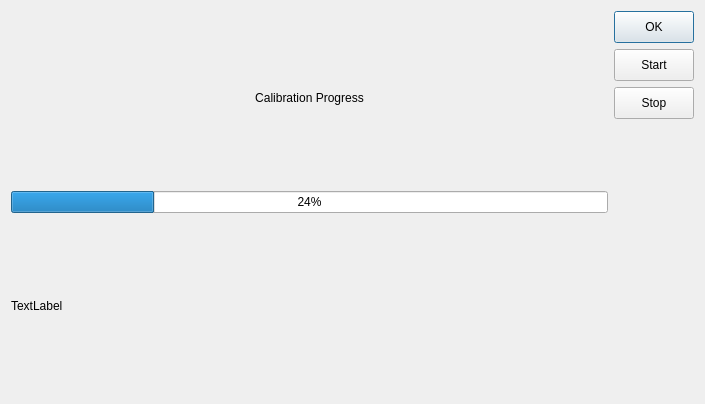
<?xml version="1.0" encoding="UTF-8"?>
<ui version="4.0">
 <class>CompassOnboardCalibrationDialog</class>
 <widget class="QDialog" name="CompassOnboardCalibrationDialog">
  <property name="geometry">
   <rect>
    <x>0</x>
    <y>0</y>
    <width>705</width>
    <height>404</height>
   </rect>
  </property>
  <property name="windowTitle">
   <string>Compass Onboard Calibration</string>
  </property>
  <layout class="QHBoxLayout" name="horizontalLayout">
   <item>
    <layout class="QVBoxLayout" name="panelVerticalLayout">
     <item>
      <widget class="QLabel" name="titleLabel">
       <property name="maximumSize">
        <size>
         <width>16777215</width>
         <height>16</height>
        </size>
       </property>
       <property name="text">
        <string>Calibration Progress</string>
       </property>
       <property name="alignment">
        <set>Qt::AlignCenter</set>
       </property>
      </widget>
     </item>
     <item>
      <widget class="QProgressBar" name="progressBar">
       <property name="value">
        <number>24</number>
       </property>
      </widget>
     </item>
     <item>
      <widget class="QLabel" name="statusLabel">
       <property name="minimumSize">
        <size>
         <width>0</width>
         <height>16</height>
        </size>
       </property>
       <property name="maximumSize">
        <size>
         <width>16777215</width>
         <height>16</height>
        </size>
       </property>
       <property name="text">
        <string>TextLabel</string>
       </property>
      </widget>
     </item>
     <item>
      <layout class="QHBoxLayout" name="graphHorizontalLayout"/>
     </item>
    </layout>
   </item>
   <item>
    <layout class="QVBoxLayout" name="buttonBarVerticalLayout">
     <item>
      <widget class="QPushButton" name="okButton">
       <property name="minimumSize">
        <size>
         <width>80</width>
         <height>32</height>
        </size>
       </property>
       <property name="text">
        <string>OK</string>
       </property>
      </widget>
     </item>
     <item>
      <widget class="QPushButton" name="startButton">
       <property name="minimumSize">
        <size>
         <width>80</width>
         <height>32</height>
        </size>
       </property>
       <property name="text">
        <string>Start</string>
       </property>
      </widget>
     </item>
     <item>
      <widget class="QPushButton" name="stopButton">
       <property name="minimumSize">
        <size>
         <width>80</width>
         <height>32</height>
        </size>
       </property>
       <property name="text">
        <string>Stop</string>
       </property>
      </widget>
     </item>
     <item>
      <spacer name="verticalSpacer">
       <property name="orientation">
        <enum>Qt::Vertical</enum>
       </property>
       <property name="sizeHint" stdset="0">
        <size>
         <width>20</width>
         <height>248</height>
        </size>
       </property>
      </spacer>
     </item>
    </layout>
   </item>
  </layout>
 </widget>
 <resources/>
 <connections/>
</ui>
